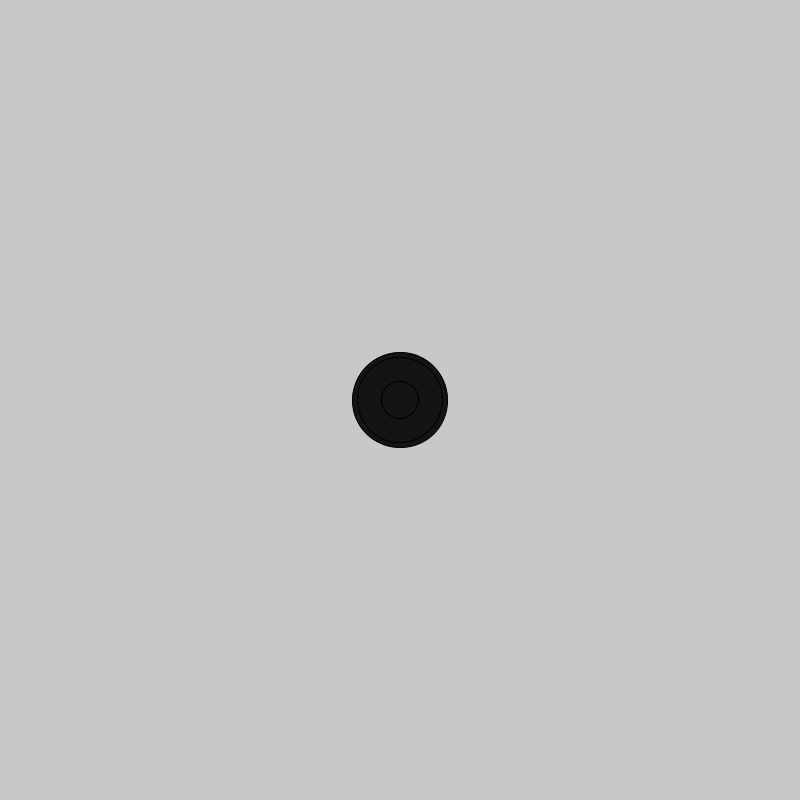
Frame 1 (no input)
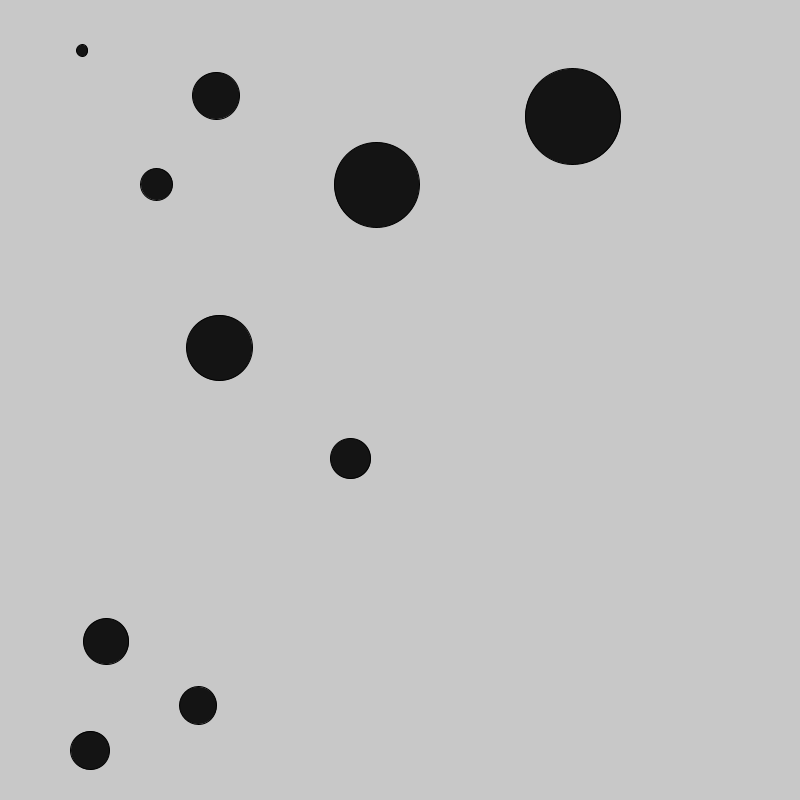
Frame 60 (the mouse pressed at the canvas centre just before this capture)
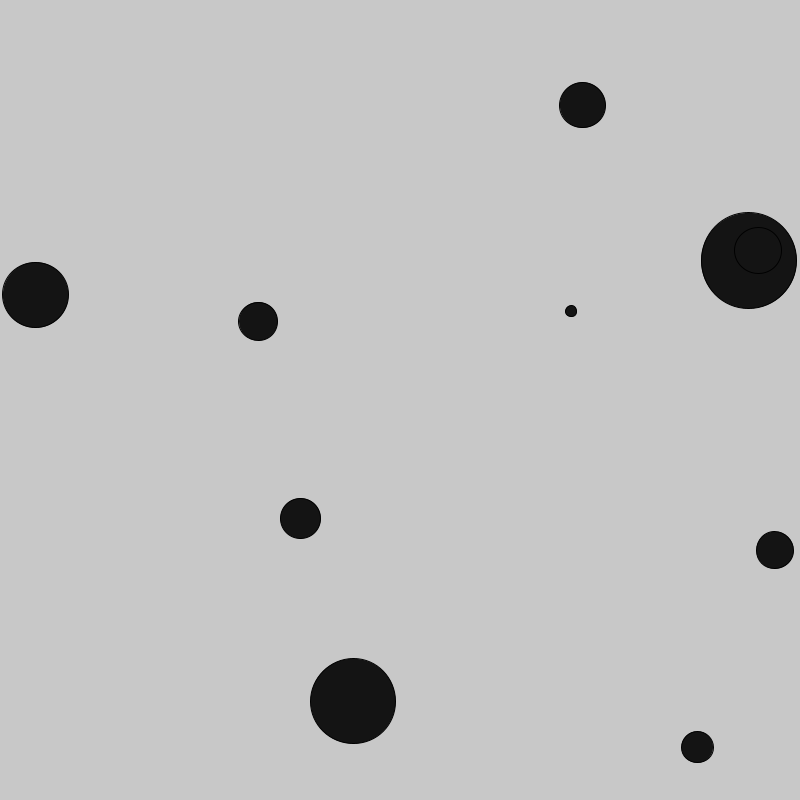
Frame 120 (the mouse held since frame 60 and released just before this capture)

The Processing sketch that drew these frames (run headless with seeded random() and noise(); from frame 60 on, the mouse is pressed at the canvas centre):

// Processing sketch: w06_00_ballArray
// ── w06_00_ballArray.pde
// Code 1 FA_18
// Bryan Ma

// bouncing ball array

// this sketch adapts the bouncing ball behavior to use arrays to create multiple balls. 
// there is an array for the x positions, y positions, x speed, and y speed.

// add an additional array to store different sizes of the balls. 
// make sure that the ellipse function call in draw() refers to these sizes so that each ball
//  displays its own size properly.


int num = 10;

float[] x = new float[num];
float[] y = new float[num];
float[] dx = new float[num];
float[] dy = new float[num];
float[] b = new float[num];

void setup() {
  size(800, 800);
  for (int i = 0; i < x.length; i++) {
    x[i] = width/2;
    y[i] = height/2;
    dx[i] = random(-10, 10);
    dy[i] = random(-10, 10);
    b[i] = random(10, 100);
  }
}

void draw() {
  background(200);


  for (int i = 0; i < x.length; i++) {
    //float s = 50;

    fill(20);
    ellipse(x[i], y[i], b[i], b[i]);
    x[i] += dx[i];
    y[i] += dy[i];

    if (x[i] > width-b[i]/2 || x[i] < b[i]/2) {
      dx[i] = -dx[i];
    }
    if (y[i] > height-b[i]/2 || y[i] < b[i]/2) {
      dy[i] = -dy[i];
    }
  }
}
